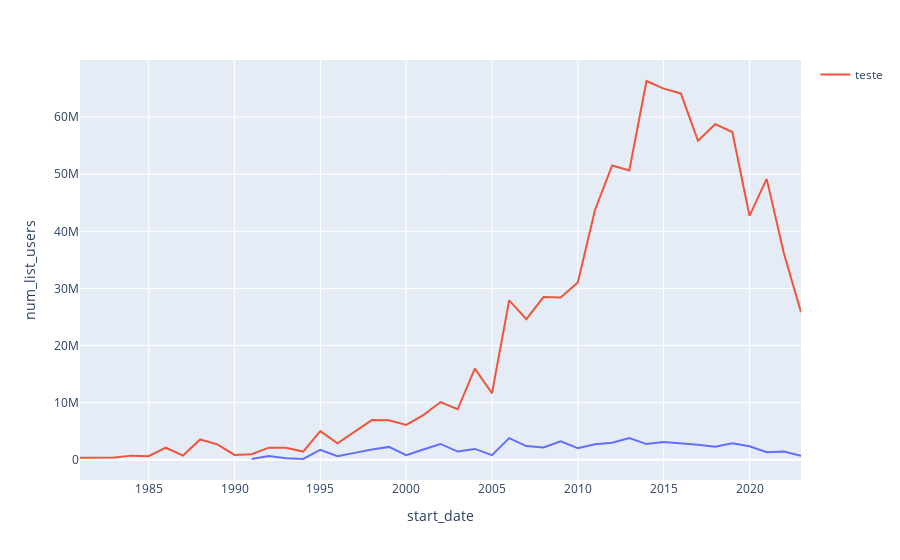

The cell this chart's notebook holds for it:
### Code cell
max_views_tempo_filtro = data[data["start_date"]>1990].groupby("start_date")["num_list_users"].idxmax()

max_views_tempo= data.loc[max_views_tempo_filtro]

import plotly.graph_objects as go


fig = px.line(x="start_date",y="num_list_users",data_frame=max_views_tempo,hover_data=["title"])


fig.add_trace(go.Scatter(x=views_por_ano_sum["start_date"],y=views_por_ano_sum["num_list_users"]*1e6,
                    mode='lines',
                    name='teste'))

### Figure 1 — Plotly figure (JSON) as saved in the notebook; plotly's stock layout.template omitted (floating-point values rounded to 4 significant figures)
{"data": [{"customdata": [["Dragon Ball Z Movie 05: Tobikkiri no Saikyou tai Saikyou"], ["Yuu☆Yuu☆Hakusho"], ["Slam Dunk"], ["Bishoujo Senshi Sailor Moon S"], ["Neon Genesis Evangelion"], ["Dragon Ball GT"], ["Mononoke Hime"], ["Cowboy Bebop"], ["One Piece"], ["FLCL"], ["Sen to Chihiro no Kamikakushi"], ["Naruto"], ["Fullmetal Alchemist"], ["Bleach"], ["Mushishi"], ["Death Note"], ["Naruto: Shippuuden"], ["Toradora!"], ["Fullmetal Alchemist: Brotherhood"], ["Angel Beats!"], ["Hunter x Hunter (2011)"], ["Sword Art Online"], ["Shingeki no Kyojin"], ["Tokyo Ghoul"], ["One Punch Man"], ["Boku no Hero Academia"], ["Shingeki no Kyojin Season 2"], ["Shingeki no Kyojin Season 3"], ["Kimetsu no Yaiba"], ["Jujutsu Kaisen"], ["Kimetsu no Yaiba: Yuukaku-hen"], ["Spy x Family"], ["Kimetsu no Yaiba: Katanakaji no Sato-hen"]], "hovertemplate": "start_date=%{x}<br>num_list_users=%{y}<br>title=%{customdata[0]}<extra></extra>", "legendgroup": "", "line": {"color": "#636efa", "dash": "solid"}, "marker": {"symbol": "circle"}, "mode": "lines", "name": "", "orientation": "v", "showlegend": false, "type": "scatter", "x": [1991, 1992, 1993, 1994, 1995, 1996, 1997, 1998, 1999, 2000, 2001, 2002, 2003, 2004, 2005, 2006, 2007, 2008, 2009, 2010, 2011, 2012, 2013, 2014, 2015, 2016, 2017, 2018, 2019, 2020, 2021, 2022, 2023], "xaxis": "x", "y": [145680, 668933, 291547, 144033, 1764477, 617565, 1218714, 1813656, 2264028, 803885, 1802113, 2777723, 1445972, 1908524, 809369, 3795011, 2409312, 2158044, 3247266, 2038514, 2732106, 3003860, 3827933, 2751837, 3127160, 2943331, 2630433, 2276083, 2907846, 2376151, 1332783, 1440662, 711117], "yaxis": "y"}, {"mode": "lines", "name": "teste", "type": "scatter", "x": [1981, 1982, 1983, 1984, 1985, 1986, 1987, 1988, 1989, 1990, 1991, 1992, 1993, 1994, 1995, 1996, 1997, 1998, 1999, 2000, 2001, 2002, 2003, 2004, 2005, 2006, 2007, 2008, 2009, 2010, 2011, 2012, 2013, 2014, 2015, 2016, 2017, 2018, 2019, 2020, 2021, 2022, 2023], "y": [372063, 332575, 398533, 733527, 637393, 2118704, 750421, 3568047, 2709042, 855669, 991453, 2125799, 2101405, 1446643, 5019234, 2898885, 4926822, 6950215, 6930116, 6116429, 7831438, 10110772, 8845352, 15967063, 11660946, 27921273, 24615631, 28482040, 28404380, 31038179, 43741775, 51533128, 50665488, 66310000.0, 64980000.0, 64140000.0, 55846408, 58758145, 57391948, 42714568, 49184847, 36207658, 25819750]}], "layout": {"legend": {"tracegroupgap": 0}, "margin": {"t": 60}, "xaxis": {"anchor": "y", "domain": [0, 1], "title": {"text": "start_date"}}, "yaxis": {"anchor": "x", "domain": [0, 1], "title": {"text": "num_list_users"}}}}
